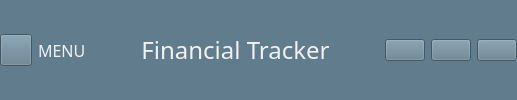
        <widget class="QFrame" name="header_frame">
         <property name="styleSheet">
          <string notr="true">QPushButton{
background-color: #617C8C;
}

QLabel{
color: #F2F2F2;
}

QFrame{
background-color: #617C8C;
border-radius: 10px;
border: 5px;
}
</string>
         </property>
         <property name="frameShape">
          <enum>QFrame::StyledPanel</enum>
         </property>
         <property name="frameShadow">
          <enum>QFrame::Raised</enum>
         </property>
         <layout class="QHBoxLayout" name="horizontalLayout_2">
          <property name="leftMargin">
           <number>0</number>
          </property>
          <property name="topMargin">
           <number>0</number>
          </property>
          <property name="rightMargin">
           <number>0</number>
          </property>
          <property name="bottomMargin">
           <number>0</number>
          </property>
          <item>
           <widget class="QFrame" name="menu_frame">
            <property name="frameShape">
             <enum>QFrame::StyledPanel</enum>
            </property>
            <property name="frameShadow">
             <enum>QFrame::Raised</enum>
            </property>
            <layout class="QHBoxLayout" name="horizontalLayout_3">
             <property name="leftMargin">
              <number>0</number>
             </property>
             <property name="topMargin">
              <number>0</number>
             </property>
             <property name="rightMargin">
              <number>0</number>
             </property>
             <property name="bottomMargin">
              <number>0</number>
             </property>
             <item>
              <widget class="QPushButton" name="menu_button">
               <property name="minimumSize">
                <size>
                 <width>32</width>
                 <height>32</height>
                </size>
               </property>
               <property name="maximumSize">
                <size>
                 <width>32</width>
                 <height>32</height>
                </size>
               </property>
               <property name="text">
                <string/>
               </property>
               <property name="icon">
                <iconset>
                 <normaloff>resources/icons/icons8-menu-100.png</normaloff>resources/icons/icons8-menu-100.png</iconset>
               </property>
               <property name="iconSize">
                <size>
                 <width>24</width>
                 <height>24</height>
                </size>
               </property>
               <property name="checkable">
                <bool>true</bool>
               </property>
              </widget>
             </item>
             <item>
              <widget class="QLabel" name="menu_label">
               <property name="font">
                <font>
                 <family>Futura</family>
                 <pointsize>12</pointsize>
                 <weight>50</weight>
                 <bold>false</bold>
                </font>
               </property>
               <property name="text">
                <string>MENU</string>
               </property>
              </widget>
             </item>
            </layout>
           </widget>
          </item>
          <item>
           <spacer name="menu_spacer">
            <property name="orientation">
             <enum>Qt::Horizontal</enum>
            </property>
            <property name="sizeHint" stdset="0">
             <size>
              <width>40</width>
              <height>20</height>
             </size>
            </property>
           </spacer>
          </item>
          <item>
           <widget class="QFrame" name="title_frame">
            <property name="font">
             <font>
              <family>Futura</family>
              <pointsize>14</pointsize>
              <weight>50</weight>
              <bold>false</bold>
              <kerning>true</kerning>
             </font>
            </property>
            <property name="frameShape">
             <enum>QFrame::StyledPanel</enum>
            </property>
            <property name="frameShadow">
             <enum>QFrame::Raised</enum>
            </property>
            <layout class="QVBoxLayout" name="verticalLayout_7">
             <item>
              <widget class="QLabel" name="title_label">
               <property name="font">
                <font>
                 <family>Futura</family>
                 <pointsize>18</pointsize>
                 <weight>50</weight>
                 <bold>false</bold>
                </font>
               </property>
               <property name="text">
                <string>Financial Tracker</string>
               </property>
               <property name="alignment">
                <set>Qt::AlignCenter</set>
               </property>
              </widget>
             </item>
            </layout>
           </widget>
          </item>
          <item>
           <spacer name="controls_spacer">
            <property name="orientation">
             <enum>Qt::Horizontal</enum>
            </property>
            <property name="sizeHint" stdset="0">
             <size>
              <width>40</width>
              <height>20</height>
             </size>
            </property>
           </spacer>
          </item>
          <item>
           <widget class="QFrame" name="app_controls_frame">
            <property name="frameShape">
             <enum>QFrame::StyledPanel</enum>
            </property>
            <property name="frameShadow">
             <enum>QFrame::Raised</enum>
            </property>
            <layout class="QHBoxLayout" name="horizontalLayout_4">
             <property name="leftMargin">
              <number>0</number>
             </property>
             <property name="topMargin">
              <number>0</number>
             </property>
             <property name="rightMargin">
              <number>0</number>
             </property>
             <property name="bottomMargin">
              <number>0</number>
             </property>
             <item>
              <widget class="QPushButton" name="back_button">
               <property name="text">
                <string/>
               </property>
               <property name="icon">
                <iconset>
                 <normaloff>resources/icons/icons8-back-100.png</normaloff>resources/icons/icons8-back-100.png</iconset>
               </property>
               <property name="iconSize">
                <size>
                 <width>24</width>
                 <height>24</height>
                </size>
               </property>
              </widget>
             </item>
             <item>
              <widget class="QPushButton" name="minimize_button">
               <property name="text">
                <string/>
               </property>
               <property name="icon">
                <iconset>
                 <normaloff>resources/icons/icons8-subtract-100.png</normaloff>resources/icons/icons8-subtract-100.png</iconset>
               </property>
               <property name="iconSize">
                <size>
                 <width>24</width>
                 <height>24</height>
                </size>
               </property>
              </widget>
             </item>
             <item>
              <widget class="QPushButton" name="exit_button">
               <property name="text">
                <string/>
               </property>
               <property name="icon">
                <iconset>
                 <normaloff>resources/icons/icons8-close-100.png</normaloff>resources/icons/icons8-close-100.png</iconset>
               </property>
               <property name="iconSize">
                <size>
                 <width>24</width>
                 <height>24</height>
                </size>
               </property>
              </widget>
             </item>
            </layout>
           </widget>
          </item>
         </layout>
        </widget>
